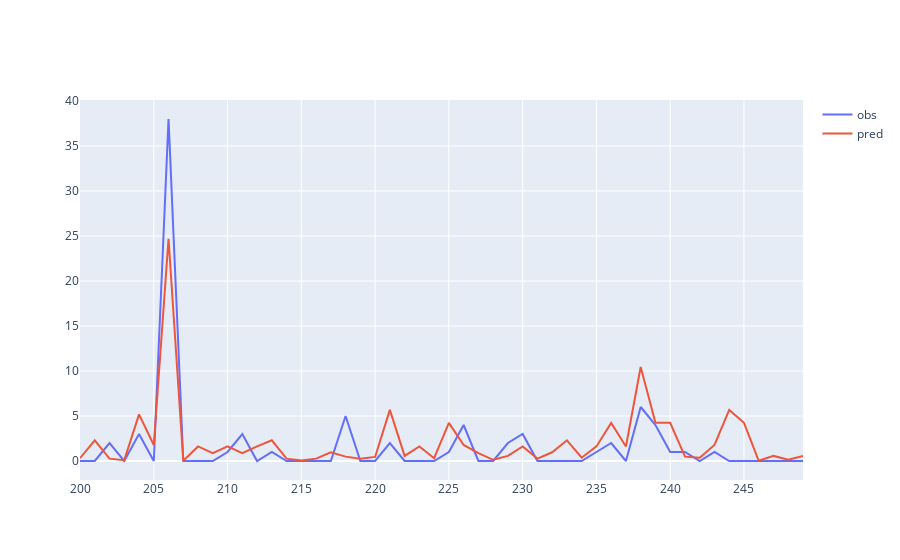

The code cell stored with this chart in its notebook:
### Code cell
fig = go.Figure()
fig.add_trace(go.Scatter(x=df_test.index, y=df_test.FISH_COUNT, name='obs'))
fig.add_trace(go.Scatter(x=zip_predictions.index, y=zip_predictions, name='pred'))
